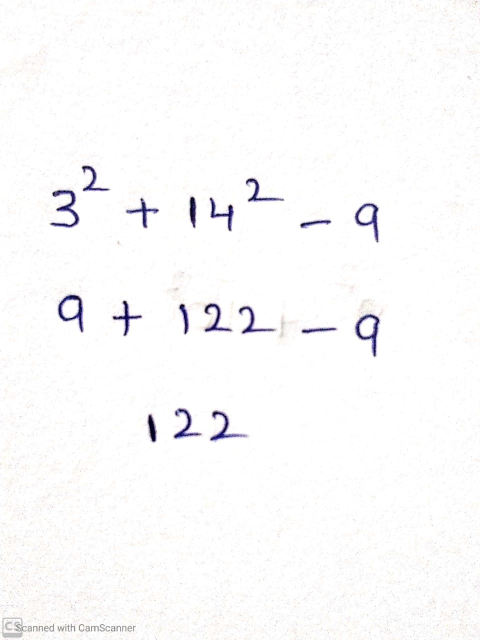
#> input picture Eval_dataset/mnp2.jpeg, 960 x 1280 px, found by its file name (shown at 1/2 size)
$ jupyter execute --allow-errors Evaluate.ipynb   (older library calls are emulated)
#> lines starting #> are read from the running program, lines starting #| are printed output that depends on the picture; after the words box and inside, x2 and y2 are one past the last pixel; in counts of white or black regions, pixels touching at a corner belong together
[cell 1]
import cv2
import numpy as np
import matplotlib.pyplot as plt
import pandas as pd
import os
from scipy import ndimage
import math
import keras
import re
from tensorflow.keras.preprocessing.image import ImageDataGenerator

[cell 2]
dict_clean_img = {}
dict_img = {}

[cell 3]
import tensorflow as tf
import keras.backend.tensorflow_backend as tfback

[cell 4]
def _get_available_gpus():
    """Get a list of available gpu devices (formatted as strings).

    # Returns
        A list of available GPU devices.
    """
    #global _LOCAL_DEVICES
    if tfback._LOCAL_DEVICES is None:
        devices = tf.config.list_logical_devices()
        tfback._LOCAL_DEVICES = [x.name for x in devices]
    return [x for x in tfback._LOCAL_DEVICES if 'device:gpu' in x.lower()]

[cell 5]
tfback._get_available_gpus = _get_available_gpus
tfback._get_available_gpus()

[cell 6]
from keras.models import model_from_json

#> (a cell that did not finish here is left out)

[cell 8]
image_path = "mnp2.jpeg"
A = 2
B = 2
X = 98
Y = 3

img = cv2.imread(image_path)
#> img is the input picture: shape (1280, 960, 3); mean B, G, R 251, 250.5, 250.9
plt.figure(figsize=(12,12))
plt.imshow(img)

[cell 9]
def extract_line(image, beta=0.7, alpha=0.002):
    img = image.copy()
    H,W = img.shape[:2]
    h5 = int(.02 * H)
    w5 = int(.02 * W)
    img[:h5,:] = [255,255,255]
    img[-h5:,:] = [255,255,255]
    img[:,:w5] = [255,255,255]
    img[:,-w5:] = [255,255,255]
    gray = cv2.cvtColor(img, cv2.COLOR_BGR2GRAY)
    th, threshed = cv2.threshold(gray, 127, 255, cv2.THRESH_BINARY_INV|cv2.THRESH_OTSU)
    kernel = cv2.getStructuringElement(cv2.MORPH_ELLIPSE,(3,3))
    dilation = cv2.dilate(threshed,kernel,iterations = 1)
    temp = dilation.copy()
    contours,hierarchy = cv2.findContours(dilation,cv2.RETR_EXTERNAL,cv2.CHAIN_APPROX_SIMPLE )
    areas = []
    for c in contours:
        areas.append([cv2.contourArea(c)**2])
    cont_thresh= alpha * max(areas)[0]
    mask = np.ones(dilation.shape[:2], dtype="uint8") * 255
    for c in contours:
        if( cv2.contourArea(c)**2 < cont_thresh):
            cv2.drawContours(mask, [c], -1, 0, -1)
    cleaned_img = cv2.bitwise_and(temp, temp, mask=mask)
    kernel = cv2.getStructuringElement(cv2.MORPH_ELLIPSE,(3,3))
    dil_cleaned_img = cv2.dilate(cleaned_img,kernel,iterations = 10)
    cleaned_orig = cv2.erode(cleaned_img, kernel, iterations=1)
    hist = cv2.reduce(dil_cleaned_img,1, cv2.REDUCE_AVG).reshape(-1)
    th = 1
    H,W = img.shape[:2]
    uppers = np.array([y for y in range(H-1) if hist[y]<=th and hist[y+1]>th])
    lowers = np.array([y for y in range(H-1) if hist[y]>th and hist[y+1]<=th])
    diff_1 = np.array([j-i for i,j in zip(uppers,lowers)])
    diff_index_1 = np.array([True if j > beta*(np.mean(diff_1)-np.std(diff_1)) else False for j in diff_1 ])
    uppers = uppers[diff_index_1]
    lowers = lowers[diff_index_1]
    uppers[1:] = [i-int(j)/3 for i,j in zip(uppers[1:], diff_1[1:])]
    lowers[:-1] = [i+int(j)/4 for i,j in zip(lowers[:-1], diff_1[:-1])]
    diff_2 = np.array([j-i for i,j in zip(uppers,lowers)])
    diff_index_2 = np.array([True]*len(uppers))
    for i,diff in enumerate(diff_2):
        if(i>0):
            if( (diff_2[i-1] < (diff/2)) and (( lowers[i-1]-uppers[i]) > ((lowers[i-1]-uppers[i-1])/5)) ):
                uppers[i] = uppers[i-1]
                diff_2[i] = diff_2[i]+diff_2[i-1]
                diff_index_2[i-1] = False
    diff_index = diff_index_2
    cleaned_orig_rec = cv2.cvtColor(cleaned_orig, cv2.COLOR_GRAY2BGR)

    return cleaned_orig, uppers[diff_index], lowers[diff_index]

[cell 10]
def text_segment(Y1,Y2,X1,X2,box_num,line_name, dict_clean = dict_clean_img,\
                 acc_thresh = 0.60, show = True):
    img = dict_clean[box_num][Y1:Y2,X1:X2].copy()
    L_H = Y2-Y1
    kernel = cv2.getStructuringElement(cv2.MORPH_ELLIPSE,(3,3))
    dilation = cv2.dilate(img,kernel,iterations = 2)
    erosion = cv2.erode(dilation,kernel,iterations = 1)

    # Find the contours
    if(cv2.__version__ == '3.3.1'):
        xyz,contours,hierarchy = cv2.findContours(erosion,cv2.RETR_EXTERNAL,cv2.CHAIN_APPROX_SIMPLE)
    else:
        contours,hierarchy = cv2.findContours(erosion,cv2.RETR_EXTERNAL,cv2.CHAIN_APPROX_SIMPLE)
    areas = []
    for c in contours:
        areas.append([cv2.contourArea(c)**2])
    ct_th = 0.005 * max(areas)[0]
    cnts = []
    for c in contours:
        if( cv2.contourArea(c)**2 > ct_th):
            cnts.append(c)
    contours_sorted,bounding_boxes = sort_contours(cnts,method="left-to-right")
    char_locs = []

    img = cv2.cvtColor(img, cv2.COLOR_GRAY2BGR)

    i = 0
    char_type =[]
    while i in range(0, len(contours_sorted)):
            x,y,w,h = bounding_boxes[i]
            exp = 0
            if i+1 != len(contours_sorted):
                x1,y1,w1,h1 = bounding_boxes[i+1]
                if abs(x-x1) < 10 and  (h1+h) < 70:
                    #print(h+h1)
                    minX = min(x,x1)
                    minY = min(y,y1)
                    maxX = max(x+w, x1+w1)
                    maxY = max(y+h, y1+h1)
                    x,y,x11,y11 = minX, minY, maxX, maxY

                    x,y,w,h = x,y,x11-x,y11-y
                    i = i+2
                    continue
            if(h<0.10*L_H and w<0.10*L_H):
                i=i+1
                continue
            char_locs.append([x-2,y+Y1-2,x+w+1,y+h+Y1+1,w*h])
            cv2.rectangle(img,(x,y),(x+w,y+h),(153,180,255),2)
            if i!=0:
                if y+h < (L_H*(1/2)) and y < bounding_boxes[i-1][1] and h < bounding_boxes[i-1][3]:
                    exp = 1
                    cv2.rectangle(img,(x,y),(x+w,y+h),(0,255,0),2)
            i = i+1
            char_type.append(exp)

    df_char = pd.DataFrame(char_locs)
    df_char.columns=['X1','Y1','X2','Y2','area']
    df_char['exp'] = char_type
    df_char['pred'] = df_char.apply(lambda c: predict(dict_clean[box_num],c['X1'],\
           c['Y1'],c['X2'], c['Y2'], acc_thresh=acc_thresh), axis=1 )
    df_char['pred_proba'] = df_char.apply(lambda c: predict(dict_clean[box_num],c['X1'],\
           c['Y1'],c['X2'], c['Y2'], acc_thresh=acc_thresh), axis=1 )
    df_char.apply(lambda c: cv2.putText(img, c['pred'], (c['X1']-10,35), cv2.FONT_HERSHEY_SIMPLEX,
                   1.5,(147,96,247), 3, cv2.LINE_AA), axis=1)
    df_char['line_name'] = line_name
    df_char['box_num'] = box_num
    return [box_num,line_name,df_char]

[cell 11]
def sort_contours(cnts, method="left-to-right"):

    reverse = False
    i = 0
    if method == "right-to-left" or method == "bottom-to-top":
        reverse = True
    if method == "top-to-bottom" or method == "bottom-to-top":
        i = 1
    boundingBoxes = [cv2.boundingRect(c) for c in cnts]
    (cnts, boundingBoxes) = zip(*sorted(zip(cnts, boundingBoxes),
        key=lambda b:b[1][i], reverse=reverse))
    return (cnts, boundingBoxes)

[cell 12]
def predict(img,x1,y1,x2,y2, acc_thresh = 0.60):
    gray = img[y1:y2, x1:x2]
    temp = gray.copy()
    kernel_temp = np.ones((3,3), np.uint8)
    temp_tmp = cv2.dilate(temp, kernel_temp, iterations=3)
    contours_tmp,hierarchy = cv2.findContours(temp_tmp,cv2.RETR_EXTERNAL,cv2.CHAIN_APPROX_SIMPLE)
    if(len(contours_tmp) > 1):
        contours,hierarchy = cv2.findContours(gray,cv2.RETR_EXTERNAL,cv2.CHAIN_APPROX_SIMPLE)
        mask = np.ones(gray.shape[:2], dtype="uint8") * 0
        areas = [cv2.contourArea(c) for c in contours]
        max_index = np.argmax(areas)
        cnt=contours[max_index]
        cv2.drawContours(mask, [cnt], -1, 255, -1)
        gray = cv2.bitwise_and(temp, temp, mask=mask)

    grayN = process_img (gray, resize_flag = 0)

    classes = model.predict(grayN, batch_size=2)
    ind = np.argmax(classes)
    c = ['0','1','2','3','4','5','6','7','8','9','+','-','*','(',')']
    return c[ind]

[cell 13]
def process_img (gray, resize_flag = 1, preproc = 0):
    gray = gray.copy()
    if (preproc == 0):
        gray = cv2.GaussianBlur(gray,(7,7),0)
    else :
        kernel = np.ones((3,3), np.uint8)
        gray = cv2.dilate(gray, kernel, iterations=1)
        gray = cv2.GaussianBlur(gray,(5,5),1)
        gray = cv2.dilate(gray, kernel, iterations=2)
        gray = cv2.erode(gray, kernel,iterations=2)
    while np.sum(gray[0]) == 0:
        gray = gray[1:]

    while np.sum(gray[:,0]) == 0:
        gray = np.delete(gray,0,1)

    while np.sum(gray[-1]) == 0:
        gray = gray[:-1]

    while np.sum(gray[:,-1]) == 0:
        gray = np.delete(gray,-1,1)

    rows,cols = gray.shape

    if(resize_flag) == 1:
        interpolation=cv2.INTER_AREA
    else:
        interpolation=cv2.INTER_CUBIC
    if rows > cols:
        factor = 20.0/rows
        rows = 20
        cols = int(round(cols*factor))
        gray = cv2.resize(gray, (cols,rows),interpolation=interpolation)
    else:
        factor = 20.0/cols
        cols = 20
        rows = int(round(rows*factor))
        gray = cv2.resize(gray, (cols, rows),interpolation=interpolation)
    colsPadding = (int(math.ceil((28-cols)/2.0)),int(math.floor((28-cols)/2.0)))
    rowsPadding = (int(math.ceil((28-rows)/2.0)),int(math.floor((28-rows)/2.0)))
    gray = np.lib.pad(gray,(rowsPadding,colsPadding),'constant')
    shiftx,shifty = getBestShift(gray)
    shifted = shift(gray,shiftx,shifty)
    grayS = shifted
    grayS = grayS.reshape(1,1,28,28)
    grayS = grayS/255

    return grayS

[cell 14]
def getBestShift(img):
    cy,cx = ndimage.measurements.center_of_mass(img)
    rows,cols = img.shape
    shiftx = np.round(cols/2.0-cx).astype(int)
    shifty = np.round(rows/2.0-cy).astype(int)

    return shiftx,shifty

[cell 15]
def shift(img,sx,sy):
    rows,cols = img.shape
    M = np.float32([[1,0,sx],[0,1,sy]])
    shifted = cv2.warpAffine(img,M,(cols,rows))
    return shifted
#> (the rest of this cell did not finish here and is left out)

[cell 16]
# [45 lines left out: function evaluate, not called in this run]

[cell 17]
df_lines = pd.DataFrame()
r=1
box = img
H,W = box.shape[:2]
cleaned_orig,y1s,y2s = extract_line(box)
#> in extract_line, `th, threshed = cv2.threshold(gray, 127, 255, cv2.THRESH_BINARY_INV|cv2..`:
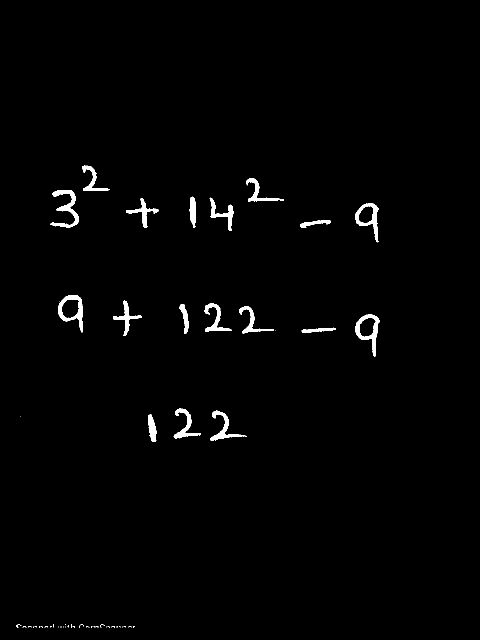
#> threshed: shape (1280, 960) (shown at 1/2 size); 1.2% white; 56 white regions (36 under 20 px), largest, box (x1, y1, x2, y2) and area: (101, 380, 158, 455) 1354, (710, 628, 759, 714) 1282, (116, 590, 166, 665) 1246
#> in extract_line, `th, threshed = cv2.threshold(gray, 127, 255, cv2.THRESH_BINARY_INV|cv2..`: th = 164
#> in extract_line, `dilation = cv2.dilate(threshed,kernel,iterations = 1)`:
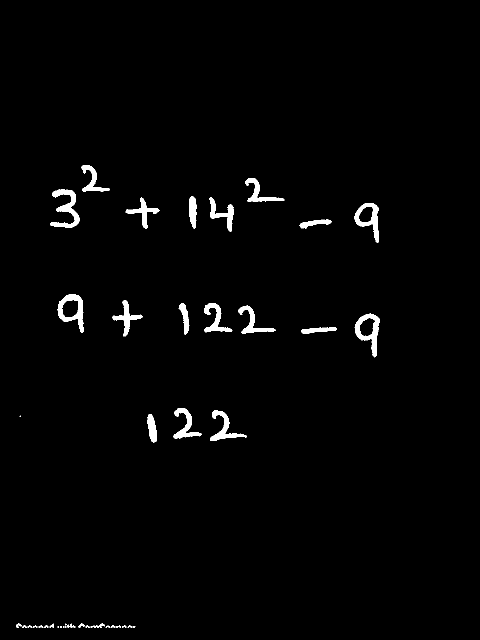
#> dilation: shape (1280, 960) (shown at 1/2 size); 1.6% white; 43 white regions (7 under 20 px)
#> in extract_line, `contours,hierarchy = cv2.findContours(dilation,cv2.RETR_EXTERNAL,cv2.C..`: contours = 43 contours, 16 with area under 20; largest, box (x1, y1, x2, y2) and area: (115, 589, 167, 666) 2382, (709, 627, 760, 715) 2294, (709, 406, 758, 486) 1982, (100, 379, 159, 456) 1530, (420, 820, 494, 882) 1122
#> the loop in extract_line, `for c in contours:` made 43 passes
#> c on pass 25: [[40, 831], [39, 832], [40, 833], [41, 832]]
#> after the loop in extract_line, `for c in contours:`: areas = 43 items, first 6: [110.2], [16], [16], [49], [16], [240.2]
#> in extract_line, `cont_thresh= alpha * max(areas)[0]`: cont_thresh = 11347.8
#> after the loop in extract_line, `for c in contours:`:
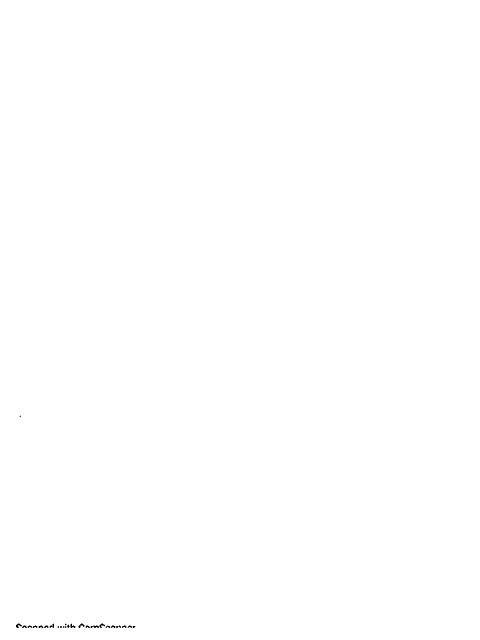
#> mask: shape (1280, 960) (shown at 1/2 size); 99.9% white; black in thin lines or dots, all inside (x1, y1, x2, y2) = (32, 831, 271, 1256)
#> in extract_line, `cleaned_img = cv2.bitwise_and(temp, temp, mask=mask)`:
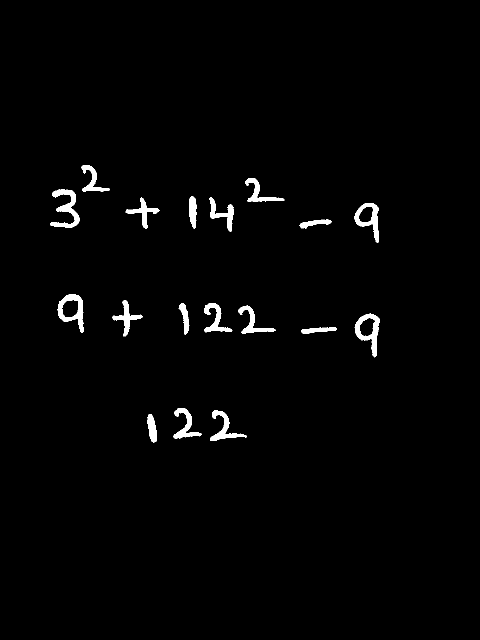
#> cleaned_img: shape (1280, 960) (shown at 1/2 size); 1.6% white; 18 white regions, largest, box (x1, y1, x2, y2) and area: (100, 379, 159, 456) 1705, (709, 627, 760, 715) 1608, (115, 589, 167, 666) 1575
#> in extract_line, `kernel = cv2.getStructuringElement(cv2.MORPH_ELLIPSE,(3,3))`: kernel = [[0, 1, 0], [1, 1, 1], [0, 1, 0]]
#> in extract_line, `dil_cleaned_img = cv2.dilate(cleaned_img,kernel,iterations = 10)`:
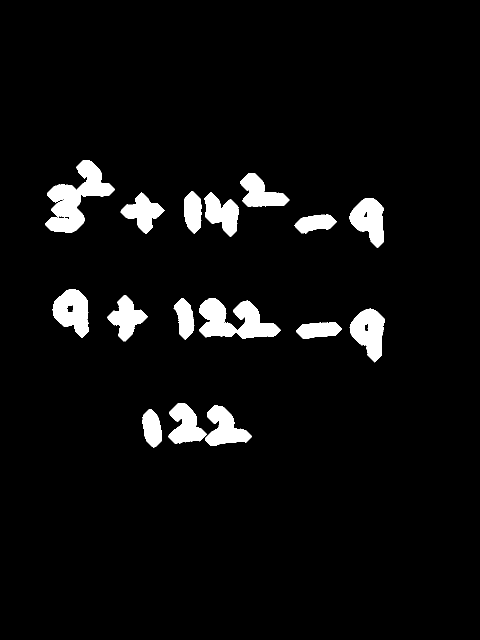
#> dil_cleaned_img: shape (1280, 960) (shown at 1/2 size); 5.1% white; 16 white regions, largest, box (x1, y1, x2, y2) and area: (90, 320, 230, 466) 8606, (398, 596, 562, 678) 7535, (699, 617, 770, 725) 4663
#> in extract_line, `hist = cv2.reduce(dil_cleaned_img,1, cv2.REDUCE_AVG).reshape(-1)`: hist = 1280 values, max 106 at index 662, min 0 at index 0, mean 12.95
#> in extract_line, `uppers = np.array([y for y in range(H-1) if hist[y]<=th and hist[y+1]>..`: uppers = [320, 578, 805]
#> in extract_line, `lowers = np.array([y for y in range(H-1) if hist[y]>th and hist[y+1]<=..`: lowers = [493, 721, 893]
#> in extract_line, `diff_1 = np.array([j-i for i,j in zip(uppers,lowers)])`: diff_1 = [173, 143, 88]
#> in extract_line, `diff_index_1 = np.array([True if j > beta*(np.mean(diff_1)-np.std(diff..`: diff_index_1 = [True, True, True]
#> in extract_line, `diff_2 = np.array([j-i for i,j in zip(uppers,lowers)])`: diff_2 = [216, 226, 118]
#> in extract_line, `diff_index_2 = np.array([True]*len(uppers))`: diff_index_2 = [True, True, True]
#> the loop in extract_line, `for i,diff in enumerate(diff_2):` made 3 passes
#> diff on passes 1 to 3: 216, 226, 118
#> after the loop in extract_line, `for i,diff in enumerate(diff_2):`: uppers = [320, 530, 775]
#> in extract_line, `diff_index = diff_index_2`: diff_index = [True, True, True]
#> y1s = [320, 530, 775]; y2s = [536, 756, 893]
x1s = [0]*len(y1s)
#> x1s = [0, 0, 0]
x2s = [W]*len(y1s)
#> x2s = [960, 960, 960]
df = pd.DataFrame([y1s,y2s,x1s,x2s]).transpose()
#> df = table of 3 rows and 4 columns
df.columns = ['y1','y2','x1','x2']
df['box_num'] = r

df_lines= pd.concat([df_lines, df])
#> df_lines = table of 3 rows and 5 columns

dict_clean_img.update({r:cleaned_orig})
dict_img.update({r:box})
df_lines['line_name'] = ['%d%d' %(df_lines.box_num.iloc[i],df_lines.index[i]) \
        for i in range(len(df_lines))]

#> (a cell that did not finish here is left out)

#> in text_segment, `img = dict_clean[box_num][Y1:Y2,X1:X2].copy()`:
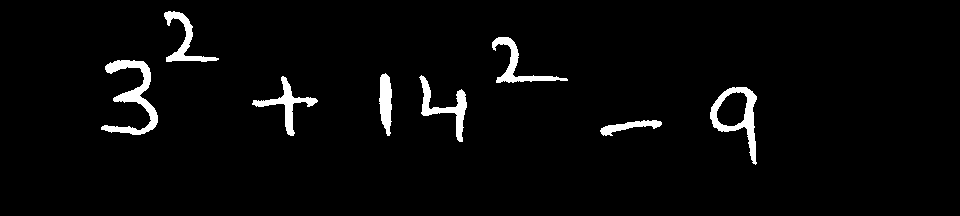
#> img: shape (216, 960); 3.2% white; 8 white regions, largest, box (x1, y1, x2, y2) and area: (101, 60, 158, 135) 1358, (710, 87, 757, 165) 1117, (419, 75, 467, 142) 848
#> in text_segment, `kernel = cv2.getStructuringElement(cv2.MORPH_ELLIPSE,(3,3))`: kernel = [[0, 1, 0], [1, 1, 1], [0, 1, 0]]
#> in text_segment, `erosion = cv2.erode(dilation,kernel,iterations = 1)`:
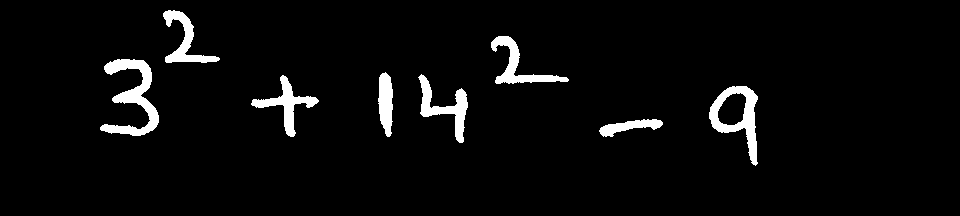
#> erosion: shape (216, 960); 4.1% white; 8 white regions
#> in text_segment, `contours,hierarchy = cv2.findContours(erosion,cv2.RETR_EXTERNAL,cv2.CH..`: contours = 8 contours; box (x1, y1, x2, y2) and area: (709, 86, 758, 166) 1983, (100, 59, 159, 136) 1532, (418, 74, 468, 143) 970, (251, 75, 319, 137) 912, (491, 36, 569, 84) 900, (163, 10, 220, 63) 846, (378, 72, 393, 137) 665, (599, 119, 663, 137) 488
#> the loop in text_segment, `for c in contours:` made 8 passes
#> after the loop in text_segment, `for c in contours:`: areas = [[237656.2], [3932289], [830832.2], [939930.2], [442225], [2347024], [810900.2], [714870.2]]
#> in text_segment, `ct_th = 0.005 * max(areas)[0]`: ct_th = 19661.4
#> after the loop in text_segment, `for c in contours:`: cnts has the same summary as contours
#> in sort_contours, `boundingBoxes = [cv2.boundingRect(c) for c in cnts]`: boundingBoxes = [(599, 119, 64, 18), (709, 86, 49, 80), (251, 75, 68, 62), (418, 74, 50, 69), (378, 72, 15, 65), (100, 59, 59, 77), (491, 36, 78, 48), (163, 10, 57, 53)]
#> in sort_contours, `(cnts, boundingBoxes) = zip(*sorted(zip(cnts, boundingBoxes), key=lamb..`: cnts has the same summary as contours in text_segment; boundingBoxes = ((100, 59, 59, 77), (163, 10, 57, 53), (251, 75, 68, 62), (378, 72, 15, 65), (418, 74, 50, 69), (491, 36, 78, 48), (599, 119, 64, 18), (709, 86, 49, 80))
#> in text_segment, `contours_sorted,bounding_boxes = sort_contours(cnts,method="left-to-ri..`: contours_sorted has the same summary as contours; bounding_boxes has the same summary as boundingBoxes in sort_contours
#> the loop in text_segment, `while i in range(0, len(contours_sorted)):` made 8 passes
#> (x, y, exp, x1, y1, w1) on passes 1 to 7: (100, 59, 0, 163, 10, 57), (163, 10, 1, 251, 75, 68), (251, 75, 0, 378, 72, 15), (378, 72, 0, 418, 74, 50), (418, 74, 0, 491, 36, 78), (491, 36, 1, 599, 119, 64), (599, 119, 0, 709, 86, 49)
#> after the loop in text_segment, `while i in range(0, len(contours_sorted)):`:
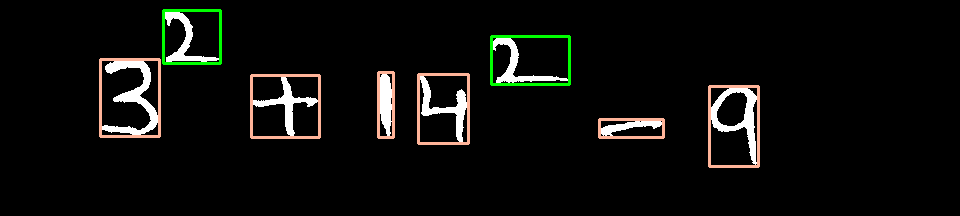
#> img: shape (216, 960, 3); mean B, G, R 11, 13.3, 13
#> after the loop in text_segment, `while i in range(0, len(contours_sorted)):`: char_locs = [[98, 377, 160, 457, 4543], [161, 328, 221, 384, 3021], [249, 393, 320, 458, 4216], [376, 390, 394, 458, 975], [416, 392, 469, 464, 3450], [489, 354, 570, 405, 3744], [597, 437, 664, 458, 1152], [707, 404, 759, 487, 3920]]; char_type = [0, 1, 0, 0, 0, 1, 0, 0]; h1 = 80; i = 8; w1 = 49; x1 = 709; y1 = 86
#> in text_segment, `df_char = pd.DataFrame(char_locs)`: df_char = table of 8 rows and 5 columns
#> in predict, `temp_tmp = cv2.dilate(temp, kernel_temp, iterations=3)`:
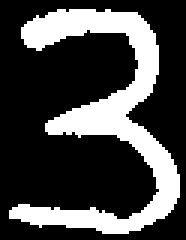
#> temp: shape (80, 62) (shown 3 times larger); 27.4% white; 1 white region
#> in predict, `contours_tmp,hierarchy = cv2.findContours(temp_tmp,cv2.RETR_EXTERNAL,c..`: contours_tmp = 1 contour; box (x1, y1, x2, y2) and area: (0, 0, 62, 80) 2577
#> in process_img, `interpolation=cv2.INTER_CUBIC`: interpolation = 2
#> in getBestShift, `cy,cx = ndimage.measurements.center_of_mass(img)`: cy = 13.35; cx = 14.72
#> in getBestShift, `shiftx = np.round(cols/2.0-cx).astype(int)`: shiftx = -1
#> in getBestShift, `shifty = np.round(rows/2.0-cy).astype(int)`: shifty = 1
#> in process_img, `shiftx,shifty = getBestShift(gray)`: shiftx = -1; shifty = 1
#> in shift, `M = np.float32([[1,0,sx],[0,1,sy]])`: M = [[1, 0, -1], [0, 1, 1]]
#> in shift, `shifted = cv2.warpAffine(img,M,(cols,rows))`:
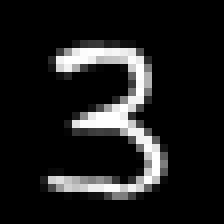
#> shifted: shape (28, 28) (shown 8 times larger); min 0, max 255, mean 28.5

[cell 19]
tfback._get_available_gpus = _get_available_gpus
tfback._get_available_gpus()

[cell 20]
a=[]

#> (a cell that did not finish here is left out)

[cell 22]
a

[cell 23]
b=[]

[cell 24]
for i in a:
    b.append(eval(i))

[cell 25]
b

[cell 26]
for i in range(1,len(b)):
    if b[0] == b[i]:
        print("correct")
    else:
        print("wrong")
